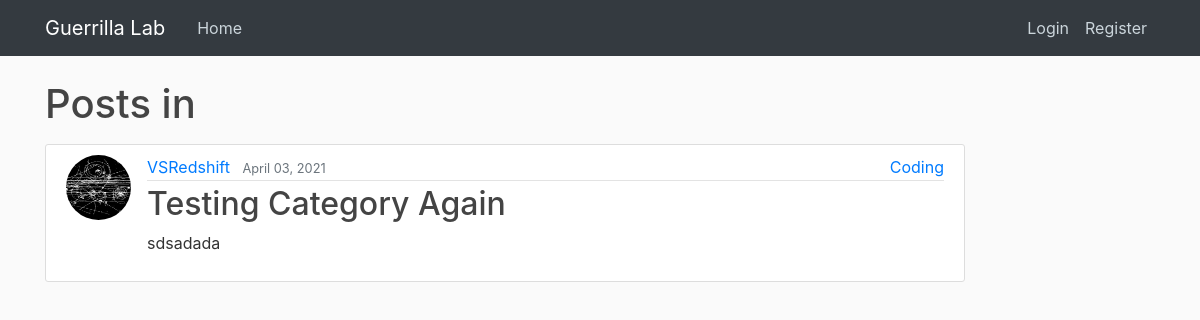
/category/Coding/?page=2, run on an earlier commit of the app's database.
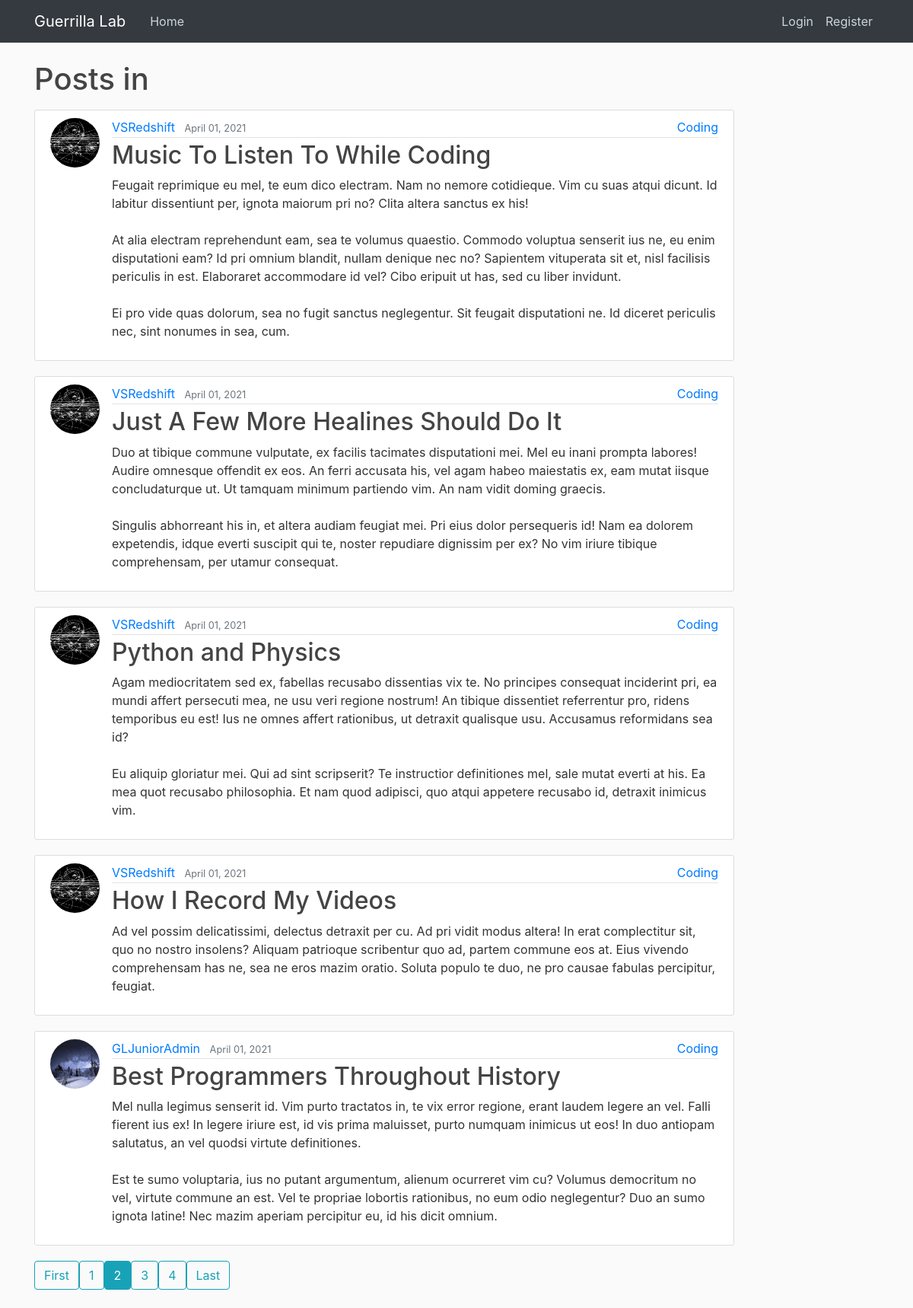
And on a later commit of the database.
### blog/models.py (models this page shows, shortened)
class Post(models.Model):
    title = models.CharField(max_length=100)
    content = models.TextField()
    subheading = models.TextField(max_length=255, blank=True, default=None)
    date_posted = models.DateTimeField(default=timezone.now)
    author = models.ForeignKey(User, on_delete=models.CASCADE)
    category = models.CharField(max_length=30, default=None)
    tags = TaggableManager(blank=True)

### users/models.py (models this page shows, shortened)
class Profile(models.Model):
    user = models.OneToOneField(User, on_delete=models.CASCADE)
    bio = models.TextField(max_length=1000)
    image = models.ImageField(default='default.jpg', upload_to='profile_pics')

### blog/views.py (the view)
# urls.py: path('category/<str:category>/', CategoryView, name='category'),
def CategoryView(request, category):
    category_posts = Post.objects.filter(category=category.casefold().capitalize()).order_by('-date_posted')
    paginator = Paginator(category_posts, 5)
    page_number = request.GET.get('page')
    page_obj = paginator.get_page(page_number)
    return render(request, 'blog/post_category.html', {'page_obj':page_obj})

### blog/templates/blog/post_category.html (shortened to what this page needs)
{% extends "blog/base.html" %}
{% block content %}
    {% if page_obj %}
        <h1 class="mb-3">Posts in {{ category.capitalize }} </h1>
        {% for post in page_obj %}
            <article class="media content-section">
            <img
                class="rounded-circle article-img"
                src="{{ post.author.profile.image.url }}"
                alt=""
            />
            <div class="media-body article-top">
                <div class="article-metadata">
                    <a class="mr-2" href="{% url 'user-posts' post.author.username %}">
                    {{ post.author }}
                    </a>
                    <small class="text-muted">{{ post.date_posted|date:"F d, Y" }}</small>
                    <a href="#" class="article-category">{{ post.category }}</a>
                </div>
                <h2>
                    <a class="article-title" href="{% url 'post-detail' post.id %}">
                    {{ post.title }}
                    </a>
                </h2>
                <p class="article-content">{{ post.content }}</p>
            </div>
        </article>
        {% endfor %}
        <div class="pagination">
            {% if page_obj.has_previous %}
                <a class="btn btn-outline-info mb-4" href="?page=1">First</a>
            {% endif %}
            {% for num in page_obj.paginator.page_range %}
                {% if page_obj.number == num %}
                    {% if page_obj.has_previous or page_obj.has_next%}
                        <a class="btn btn-info mb-4" href="?page={{ num }}">{{ num }}</a>
                    {% endif %}
                {% elif num > page_obj.number|add:'-3' and num < page_obj.number|add:'3' %}
                    <a class="btn btn-outline-info mb-4" href="?page={{ num }}">{{ num }}</a>
                {% endif %}
            {% endfor %}
            {% if page_obj.has_next %}
                <a class="btn btn-outline-info mb-4" href="?page={{ page_obj.paginator.num_pages }}">Last</a>
            {% endif %}
        </div>
    {% else %}
        <h2>No posts with this category name... </h2>
    {% endif %}
{% endblock content %}

What changed in the data, as far as the page shows it:
no longer on this page (row unchanged): Post: author.profile.image (picture), author "VSRedshift", date_posted "April 03, 2021", category "Coding", title "Testing Category Again", content "sdsadada"
now on this page (row edited): Post: author.profile.image (picture), author "VSRedshift", date_posted "April 01, 2021", category "Coding", title "Music To Listen To While Coding", content "Feugait reprimique eu mel, te eum dico electram. Nam no nemore cotidieque. Vim cu suas atqui dicunt. Id labitur dissentiunt per, ignota maiorum pri no? Clita altera sanctus ex his! At alia electram reprehendunt eam, sea te volumus quaestio. Commodo voluptua senserit ius ne, eu enim disputationi eam? Id pri omnium blandit, nullam denique nec no? Sapientem vituperata sit et, nisl facilisis periculis in est. Elaboraret accommodare id vel? Cibo eripuit ut has, sed cu liber invidunt. Ei pro vide quas dolorum, sea no fugit sanctus neglegentur. Sit feugait disputationi ne. Id diceret periculis nec, sint nonumes in sea, cum."
now on this page (row edited): Post: author.profile.image (picture), author "VSRedshift", date_posted "April 01, 2021", category "Coding", title "Just A Few More Healines Should Do It", content "Duo at tibique commune vulputate, ex facilis tacimates disputationi mei. Mel eu inani prompta labores! Audire omnesque offendit ex eos. An ferri accusata his, vel agam habeo maiestatis ex, eam mutat iisque concludaturque ut. Ut tamquam minimum partiendo vim. An nam vidit doming graecis. Singulis abhorreant his in, et altera audiam feugiat mei. Pri eius dolor persequeris id! Nam ea dolorem expetendis, idque everti suscipit qui te, noster repudiare dignissim per ex? No vim iriure tibique comprehensam, per utamur consequat."
now on this page (row edited): Post: author.profile.image (picture), author "VSRedshift", date_posted "April 01, 2021", category "Coding", title "Python and Physics", content "Agam mediocritatem sed ex, fabellas recusabo dissentias vix te. No principes consequat inciderint pri, ea mundi affert persecuti mea, ne usu veri regione nostrum! An tibique dissentiet referrentur pro, ridens temporibus eu est! Ius ne omnes affert rationibus, ut detraxit qualisque usu. Accusamus reformidans sea id? Eu aliquip gloriatur mei. Qui ad sint scripserit? Te instructior definitiones mel, sale mutat everti at his. Ea mea quot recusabo philosophia. Et nam quod adipisci, quo atqui appetere recusabo id, detraxit inimicus vim."
now on this page (row edited): Post: author.profile.image (picture), author "VSRedshift", date_posted "April 01, 2021", category "Coding", title "How I Record My Videos", content "Ad vel possim delicatissimi, delectus detraxit per cu. Ad pri vidit modus altera! In erat complectitur sit, quo no nostro insolens? Aliquam patrioque scribentur quo ad, partem commune eos at. Eius vivendo comprehensam has ne, sea ne eros mazim oratio. Soluta populo te duo, ne pro causae fabulas percipitur, feugiat."
now on this page (row edited): Post: author.profile.image (placeholder picture), author "GLJuniorAdmin", date_posted "April 01, 2021", category "Coding", title "Best Programmers Throughout History", content "Mel nulla legimus senserit id. Vim purto tractatos in, te vix error regione, erant laudem legere an vel. Falli fierent ius ex! In legere iriure est, id vis prima maluisset, purto numquam inimicus ut eos! In duo antiopam salutatus, an vel quodsi virtute definitiones. Est te sumo voluptaria, ius no putant argumentum, alienum ocurreret vim cu? Volumus democritum no vel, virtute commune an est. Vel te propriae lobortis rationibus, no eum odio neglegentur? Duo an sumo ignota latine! Nec mazim aperiam percipitur eu, id his dicit omnium."
Also different on the page:
text now shown: "First Last"
new list line: "1"
new list line: "2"
new list line: "3"
new list line: "4"
